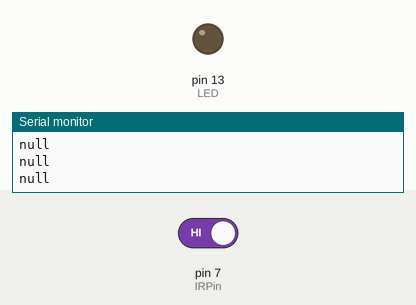
Simulated run of this sketch. Board: Arduino Uno, built with avr-gcc and run on an emulated ATmega328P. Shown: output pins drawn as LEDs (lit = HIGH), the last lines printed to the serial monitor. Inputs (shaded band) come from the test bench; at power-on: pin 7 (IRPin) HIGH.

Above: at 1.2 s.
1.3 s: pin 7 (IRPin) driven LOW
At 2.6 s:
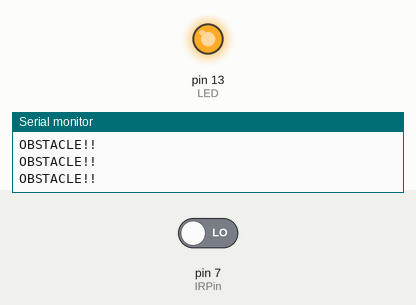
2.9 s: pin 7 (IRPin) driven HIGH
At 3.9 s:
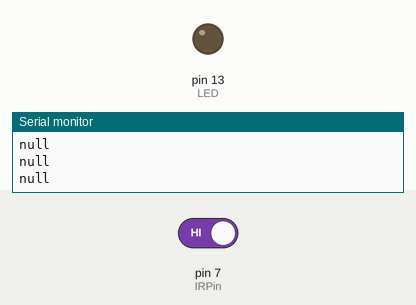
Timing chart, 0 to 5.9 s (numbered marks = the images above; inputs shaded):
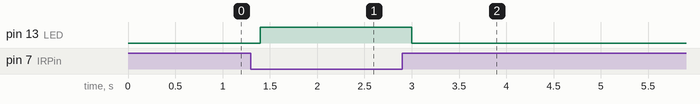

Measured:
- after the input at 1.3 s, pin 13 (LED): LOW → HIGH after 0.10 s
- after the input at 2.9 s, pin 13 (LED): HIGH → LOW after 0.10 s

The sketch:

IRsensor.ino
```cpp
/*
 * Code to learn usage of IR sensor
 * Standard module 3 pin
 * to detect object ar certain distance
 */

int LED = 13;
int IRPin = 7;
int IRnull = HIGH; //When high' no obstacle detected

void setup() {
  pinMode(LED,OUTPUT);
  pinMode(IRPin,INPUT);
  Serial.begin(9600);

}

void loop() {
  IRnull = digitalRead(IRPin);
  if(IRnull == LOW){

    Serial.println("OBSTACLE!!");
    digitalWrite(LED, HIGH);
  }
  else{

    Serial.println("null");
    digitalWrite(LED,LOW);
  }
  delay(200);

}
```
